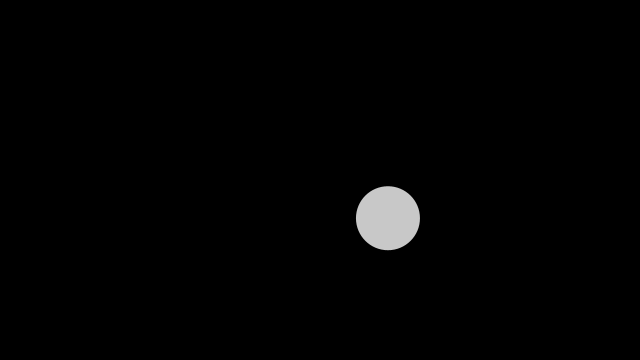
Frame 1 (no input)
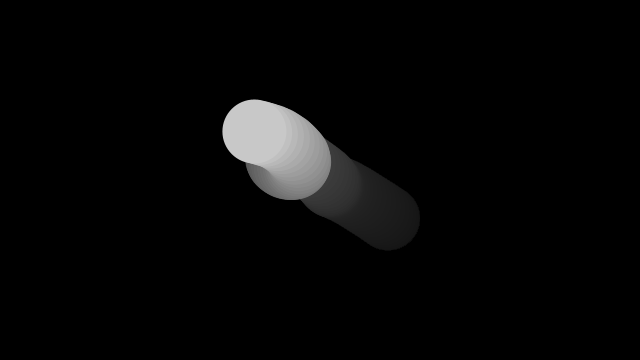
Frame 60 (the mouse pressed at the canvas centre just before this capture)
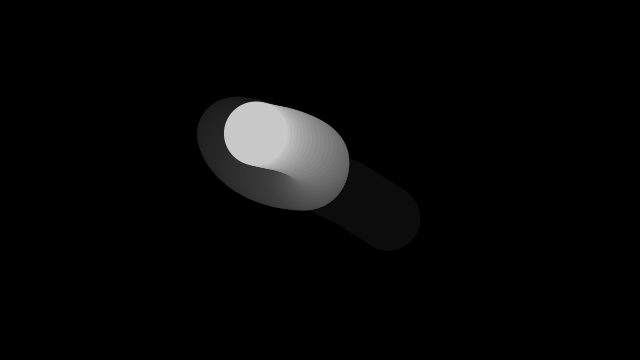
Frame 120 (the mouse held since frame 60 and released just before this capture)

The Processing sketch that drew these frames (run headless with seeded random() and noise(); from frame 60 on, the mouse is pressed at the canvas centre):

// Processing sketch: sketch_2_5
// ── sketch_2_5.pde
//example taken from processing.org, source: https://processing.org/examples/noise1d.html

float xoff = 0.0;
float xincrement = 0.01;

float yoff = 0.0;
float yincrement = 0.011;

void setup() {
  size(640, 360);
  background(0);
  noStroke();
}

void draw() {
  // Create an alpha blended background
  fill(0, 10);
  rect(0,0,width,height);

  // Get a noise value based on xoff and scale it according to the window's width
  float xPos = noise(xoff)*width;
  float yPos = noise(yoff)*height;

  // With each cycle, increment xoff
  xoff += xincrement;
  yoff += yincrement;

  // Draw the ellipse at the value produced by perlin noise
  fill(200);
  ellipse(xPos,yPos, 64, 64);
}
